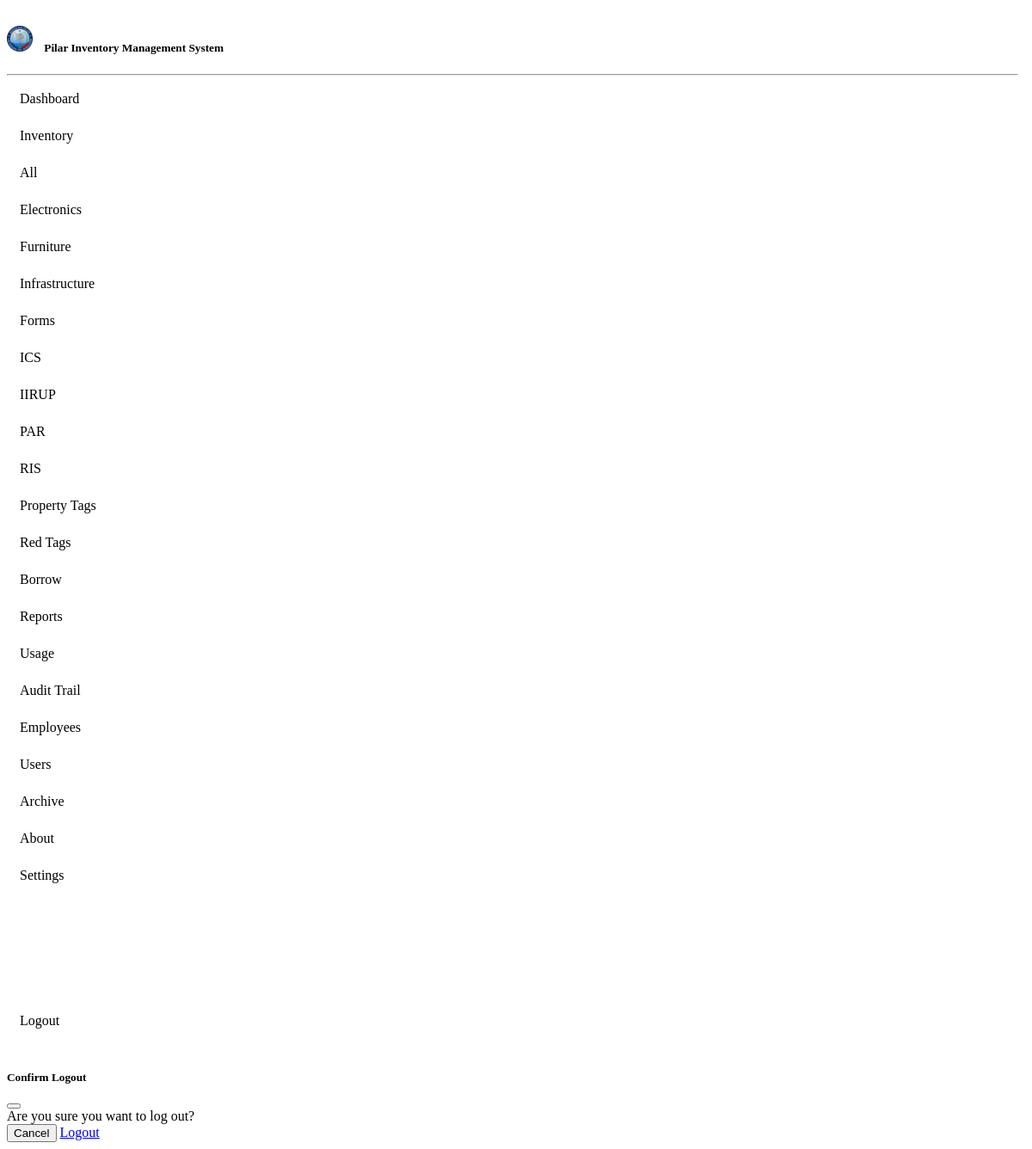
Screenshot of /MAIN_ADMIN/includes/sidebar.php with the database file from the repository.
### tables this page shows
CREATE TABLE `system` (
  `id` int(11) NOT NULL,
  `logo` varchar(255) NOT NULL,
  `system_title` varchar(255) NOT NULL
);

CREATE TABLE `categories` (
  `id` int(11) NOT NULL,
  `category_name` varchar(255) NOT NULL,
  `type` enum('asset','consumables') NOT NULL DEFAULT 'asset'
);

### MAIN_ADMIN/includes/sidebar.php (the view, shortened to what this page needs)
<?php
require_once '../connect.php';
$system = [
    'logo' => '../img/default-logo.png',
    'system_title' => 'Inventory System'
];
$result = $conn->query("SELECT logo, system_title FROM system LIMIT 1");
if ($result && $result->num_rows > 0) {
    $system = $result->fetch_assoc();
}
$page = basename($_SERVER['PHP_SELF'], ".php");
$categories = [];
$categorySql = "
    SELECT c.id, c.category_name
    FROM categories c
    WHERE EXISTS (
        SELECT 1 FROM assets a
        WHERE a.category = c.id AND a.type = 'asset' AND a.quantity > 0
    )
    ORDER BY c.category_name ASC
";
$categoryResult = $conn->query($categorySql);
if ($categoryResult && $categoryResult->num_rows > 0) {
    while ($row = $categoryResult->fetch_assoc()) {
        $categories[] = $row;
    }
}
$form_categories = [];
$formCatResult = $conn->query("SELECT MIN(id) AS id, category FROM forms WHERE category IS NOT NULL AND category != '' GROUP BY category");
if ($formCatResult && $formCatResult->num_rows > 0) {
    while ($row = $formCatResult->fetch_assoc()) {
        $form_categories[] = $row;
    }
}
$formActive = ($page == 'forms' && isset($_GET['id']));
?>
<div class="sidebar d-flex flex-column justify-content-between">
    <div class="scrollable-nav px-3">
        <h5 class="text-center d-flex align-items-center justify-content-center mt-3">
            <img src="../img/<?= htmlspecialchars($system['logo']) ?>" alt="Logo"
                style="width: 30px; height: 30px; margin-right: 10px;" />
            <?= htmlspecialchars($system['system_title']) ?>
        </h5>
        <hr>
        <nav class="nav flex-column">
            <a href="../MAIN_ADMIN/admin_dashboard.php" class="<?= ($page == 'admin_dashboard') ? 'active' : '' ?>">
                <i class="bi bi-speedometer2"></i> Dashboard
            </a>
            <a class="<?= ($page == 'inventory' || $page == 'inventory_category' || $page == 'infrastructure_inventory') ? 'active' : '' ?>"
                data-bs-toggle="collapse" href="#inventorySubMenu" role="button"
                aria-expanded="<?= ($page == 'inventory' || $page == 'inventory_category' || $page == 'infrastructure_inventory') ? 'true' : 'false' ?>"
                aria-controls="inventorySubMenu">
                <i class="bi bi-box-seam"></i> Inventory
            </a>
            <div class="collapse ps-4 <?= ($page == 'inventory' || $page == 'inventory_category' || $page == 'infrastructure_inventory') ? 'show' : '' ?>"
                id="inventorySubMenu">
                <a class="nav-link <?= ($page == 'inventory') ? 'active' : '' ?>" href="inventory.php">All</a>
                <?php foreach ($categories as $cat): ?>
                    <a class="nav-link <?= (isset($_GET['category']) && $_GET['category'] == $cat['id'] && $page == 'inventory_category') ? 'active' : '' ?>"
                        href="inventory_category.php?category=<?= $cat['id'] ?>">
                        <?= htmlspecialchars($cat['category_name']) ?>
                    </a>
                <?php endforeach; ?>
                <a class="nav-link <?= ($page == 'infrastructure_inventory') ? 'active' : '' ?>" href="infrastructure_inventory.php">
                    Infrastructure
                </a>
            </div>
            <a class="<?= $formActive ? 'active' : '' ?>"
                data-bs-toggle="collapse" href="#formsSubMenu" role="button"
                aria-expanded="<?= $formActive ? 'true' : 'false' ?>"
                aria-controls="formsSubMenu">
                <i class="bi bi-file-earmark-text"></i> Forms
            </a>
            <div class="collapse ps-4 <?= $formActive ? 'show' : '' ?>" id="formsSubMenu">
                <?php foreach ($form_categories as $category): ?>
                    <a class="nav-link <?= (isset($_GET['id']) && $_GET['id'] == $category['id']) ? 'active' : '' ?>"
                        href="forms.php?id=<?= $category['id'] ?>">
                        <?= htmlspecialchars($category['category']) ?>
                    </a>
                <?php endforeach; ?>
                <a class="nav-link <?= ($page == 'Saved Property Tags') ? 'active' : '' ?>" href="saved_mr.php">
                    Property Tags
                </a>
                <a class="nav-link <?= ($page == 'Saved Red Tags') ? 'active' : '' ?>" href="red_tag.php">
                    Red Tags
                </a>
            </div>
            <a href="borrow.php" class="<?= ($page == 'borrow') ? 'active' : '' ?>">
                <i class="bi bi-arrow-left-right"></i> Borrow
            </a>
            <a href="reports.php" class="<?= ($page == 'reports') ? 'active' : '' ?>">
                <i class="bi bi-bar-chart-line"></i> Reports
            </a>
            <a href="usage.php" class="<?= ($page == 'usage') ? 'active' : '' ?>">
                <i class="bi bi-clock-history"></i> Usage
            </a>
            <a href="logs.php" class="<?= ($page == 'logs') ? 'active' : '' ?>">
                <i class="bi bi-journal-text"></i> Audit Trail
            </a>
            <a href="employees.php" class="<?= ($page == 'employees') ? 'active' : '' ?>">
                <i class="bi bi-people-fill"></i> Employees
            </a>
            <a href="user.php" class="<?= ($page == 'user') ? 'active' : '' ?>">
                <i class="bi bi-person"></i> Users
            </a>
            <a href="asset_archive.php" class="<?= ($page == 'asset_archive') ? 'active' : '' ?>">
                <i class="bi bi-archive"></i> Archive
            </a>
            <a href="about.php" class="<?= ($page == 'about') ? 'active' : '' ?>">
                <i class="bi bi-info-circle"></i> About
            </a>
            <a href="settings.php" class="<?= ($page == 'settings') ? 'active' : '' ?>">
                <i class="bi bi-gear"></i> Settings
            </a>
        </nav>
    </div>
    <div class="p-3 border-top">
        <a href="#" class="nav-link" data-bs-toggle="modal" data-bs-target="#logoutModal">
            <i class="bi bi-box-arrow-right"></i> Logout
        </a>
    </div>
</div>
<div class="modal fade" id="logoutModal" tabindex="-1" aria-labelledby="logoutModalLabel" aria-hidden="true">
    <div class="modal-dialog modal-dialog-centered">
        <div class="modal-content shadow">
            <div class="modal-header">
                <h5 class="modal-title" id="logoutModalLabel">Confirm Logout</h5>
                <button type="button" class="btn-close" data-bs-dismiss="modal" aria-label="Close"></button>
            </div>
            <div class="modal-body">
                Are you sure you want to log out?
            </div>
            <div class="modal-footer">
                <button type="button" class="btn btn-secondary" data-bs-dismiss="modal">Cancel</button>
                <a href="../logout.php" class="btn btn-danger">Logout</a>
            </div>
        </div>
    </div>
</div>

### MAIN_ADMIN/includes/sidebar.php (style rules this page uses)
.sidebar { height: 100vh; overflow: hidden; }
.sidebar .scrollable-nav { overflow-y: auto; height: calc(100vh - 60px); padding-right: 8px; scrollbar-width: none; }
.sidebar a { width: 100%; text-align: left; padding: 10px 15px; border-radius: 10px; margin: 5px 0; transition: all 0.3s ease; display: block; color: #000; text-decoration: none; }

### rows the page displays
system: logo (picture), system_title "Pilar Inventory Management System"
categories: category_name "Electronics"
categories: category_name "Furniture"

### other values shown
$category['category'] "ICS"
$category['category'] "IIRUP"
$category['category'] "PAR"
$category['category'] "RIS"
